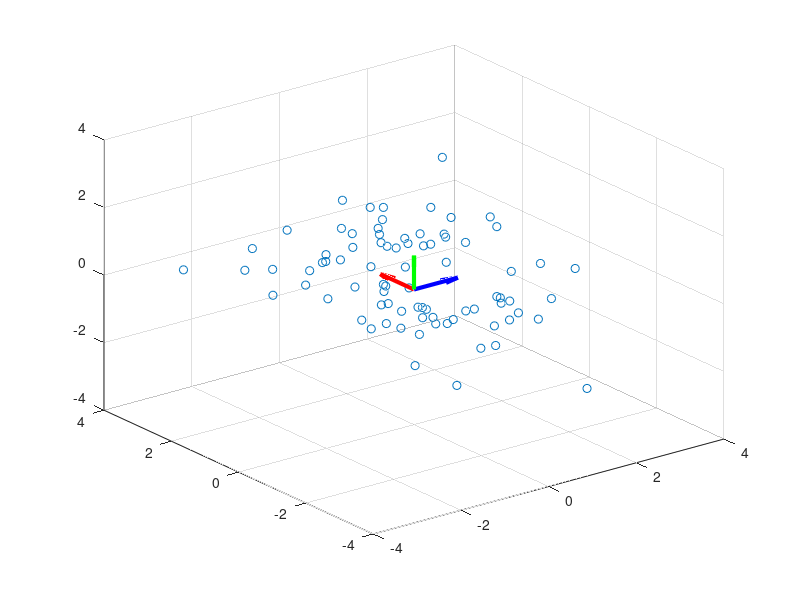

Write MATLAB code to recreate this figure.
clear all;
close all;

sigma = [1 0 0 ; 0 3 0 ; 0 0 1];
data = randn(100, 3) * sigma;

scatter3(data(:,1), data(:,2), data(:,3));

%the axis vectors
%startAxisVector = zeros(3);
%endAxisVector = [1 0 0 ; 0 1 0 ; 0 0 1];

startXAxisVector = zeros(1, 3);
endXAxisVector = [1 0 0];
startYAxisVector = zeros(1, 3);
endYAxisVector = [0 1 0];
startZAxisVector = zeros(1, 3);
endZAxisVector = [0 0 1];

%quiver3(0, 0, 0, 1, 0, 0);

hold on;

%矢の大きさ
quiver3(startXAxisVector(:,1), startXAxisVector(:,2), startXAxisVector(:,3), endXAxisVector(:,1), endXAxisVector(:,2), endXAxisVector(:,3), 0, "linewidth", 3, "color", "blue");
quiver3(startYAxisVector(:,1), startYAxisVector(:,2), startYAxisVector(:,3), endYAxisVector(:,1), endYAxisVector(:,2), endYAxisVector(:,3), 0, "linewidth", 3, "color", "red");
quiver3(startZAxisVector(:,1), startZAxisVector(:,2), startZAxisVector(:,3), endZAxisVector(:,1), endZAxisVector(:,2), endZAxisVector(:,3), 0, "linewidth", 3, "color", "green");

axisStart = -4;
axisEnd = 4;
axis([axisStart axisEnd axisStart axisEnd axisStart axisEnd]);

